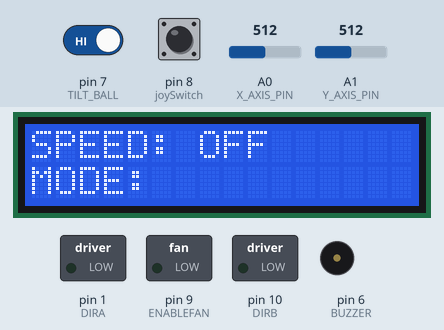
A sketch run on a simulated Arduino Uno, built with avr-gcc and run on an emulated ATmega328P. On the bench: 16×2 character LCD, switched loads named in the sketch (green lamp = pin HIGH), buzzer (waves = sounding). Dashed ring = blinking. The inputs (shaded band) are chosen by the test bench; at power-on: pin 7 (TILT_BALL) HIGH, pin 8 (joySwitch) HIGH, A1 (Y_AXIS_PIN) = 512, A0 (X_AXIS_PIN) = 512.

Above: at 1.2 s.
1.3 s: pin 7 (TILT_BALL) driven LOW
At 3.9 s:
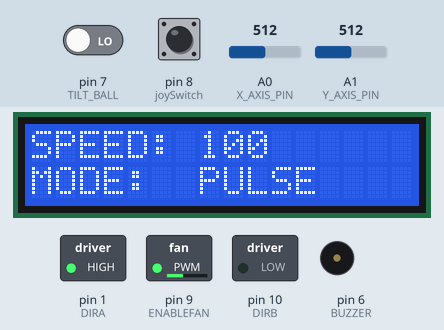
4.3 s: pin 8 (joySwitch) pulled LOW for 3.2 s
At 4.9 s:
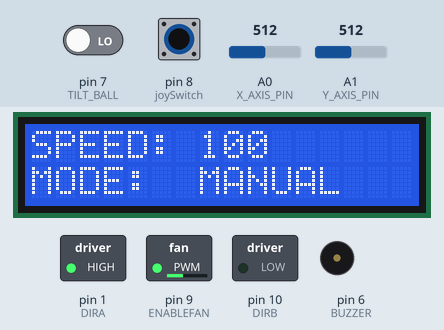
9.0 s: A1 (Y_AXIS_PIN) set to 589
10.7 s: A1 (Y_AXIS_PIN) set to 619
At 11.7 s:
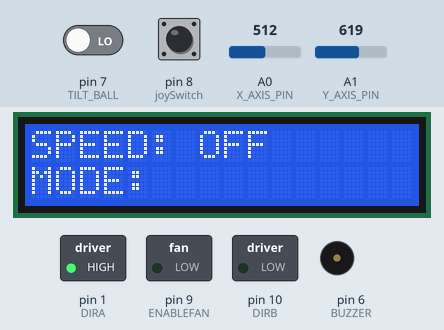
12.3 s: A1 (Y_AXIS_PIN) set to 984
13.8 s: A1 (Y_AXIS_PIN) set to 1018
At 14.61 s:
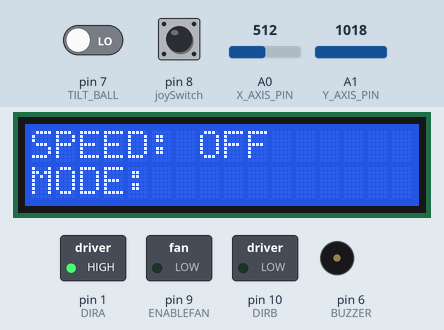
Timing chart, 0 to 16.9 s (numbered marks = the images above; inputs shaded):
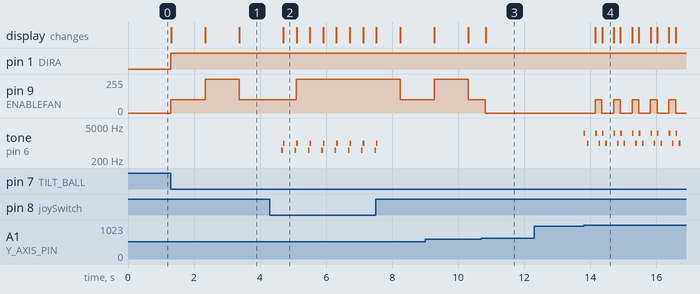

The sketch:

analogjoyfan.ino
```cpp
//Shawn Edwards//////////////////////////////////////////////////////////////////////////////////////
//10/20/2023/////////////////////////////////////////////////////////////////////////////////////////
//Microcontroller Project - Analog Joystick-Controlled Fan with Killswitch///////////////////////////

/*
This project is intended to monitor and safeguard the operation of a DC motor.
Real world application would be industrial settings where large cooling fans are used. We want to be able to manually control as well as automatically control these fans.
In the case that one of these fans were to fall over, the safety mechanism of the tilt ball switch would shut the system down automatically.
In case of failure of the tilt ball switch, the analog joystick provides a killswitch as well.

I had more ambitious ideas for this project, but this is honestly my first time doing one of this scale so I hope this is satisfactory.
I used code from the LiquidCrystal library example codes for my pinout as well as my lcd initialization.
*/
#include <LiquidCrystal.h>

#define ENABLEFAN 9 //l293d enable pin
#define DIRA 1  //l293d input1
#define DIRB 10 //l293d input2
#define TILT_BALL 7 //tiltball switch pin
#define BUZZER 6  //passive buzzer pin
#define joySwitch 8 //analog joystick button switch pin

const int X_AXIS_PIN = A0; //analog joystick X pin
const int Y_AXIS_PIN = A1; //analog joystick Y pin
LiquidCrystal lcd(12, 11, 5, 4, 3, 2); //pinout for lcd

int pulseCycle = 0; //pulse cycle variable I used in my isPulseMode if statement to help with performance
int speed = 0; //speed initially 0
bool isPulseMode = HIGH; //pulse mode is default
bool tiltBallSwitchState = LOW; //tiltballswitch starts in LOW state

void setup() {

  //Declare our inputs and outputs
  pinMode(ENABLEFAN, OUTPUT);
  pinMode(DIRA, OUTPUT);
  pinMode(DIRB, OUTPUT);
  pinMode(TILT_BALL, INPUT_PULLUP);
  pinMode(BUZZER, OUTPUT);
  pinMode(joySwitch, INPUT_PULLUP);

  //initialize the lcd
  lcd.begin(16, 2);
  lcd.print("SPEED: ");
  lcd.setCursor(0, 1);
  lcd.print("MODE: ");

}

void loop() {
  int xValue;
  int yValue;
  static bool power = HIGH;
  // Read the tilt ball switch state
  tiltBallSwitchState = digitalRead(TILT_BALL);

  if (tiltBallSwitchState == HIGH || power == LOW) {
    digitalWrite(ENABLEFAN, LOW); // Turn off the fan
    lcd.setCursor(7, 0);
    lcd.print("OFF       ");
    lcd.setCursor(7,1);
    lcd.print("            ");
    if (analogRead(Y_AXIS_PIN) > 1000) {
      power = !power; // Toggle the power on and off
      tone(BUZZER, 2500, 50);
      delay(100);
      tone(BUZZER, 1000, 50);
      delay(250); // Debounce delay to avoid rapid toggling
    }
  } else {
    // Read the joystick values
    xValue = analogRead(X_AXIS_PIN);
    yValue = analogRead(Y_AXIS_PIN);
    if( yValue > 600)
    {
      power = !power;
    }


    if (digitalRead(joySwitch) == LOW) {
      isPulseMode = !isPulseMode; // Toggle pulse mode on analog joystick button press
      delay(250); // Delay to avoid spamming
      tone(BUZZER, 500, 50); //play a tone when button is pressed
      delay(50);
      tone(BUZZER, 1000, 50);
    }

    if (isPulseMode) {
      // Pulse Mode
      static bool pulse = LOW;
      digitalWrite(DIRA, HIGH);
      digitalWrite(DIRB, LOW);
      //This is where I used pulseCycle variable. I found that if I delayed the pulse cycle with a delay function, the analog and digital read functions were not as responsive
      //In this implementation, every 10 cycles of the program, the pulse mode changes without responsiveness issues regarding the analog and digital read functions.
      if ((pulseCycle % 10) == 0)
      {
        pulse = !pulse;
      }
      speed = pulse ? 100 : 255; //choose speed of fan based on pulse variable state
      analogWrite(ENABLEFAN, speed);
      lcd.setCursor(7,1);
      lcd.print("PULSE      "); //print mode and speed to lcd
      lcd.setCursor(7, 0);
      lcd.print(speed);
      lcd.print("      ");
      pulseCycle++; //Increment pulseCycle variable, once it reaches a multiple of 10, the pulse variable changes states
    } else {
      // Manual Mode
      int Min = 300; // Minimum X value for exclusion
      int Max = 700; // Maximum X value for exclusion
      int speedChange = 0;

      if (xValue < Min) {
        speedChange = map(xValue, 0, Min, -10, 0);
        speed = constrain(speed + speedChange, 0, 255); // Constrain speed between 0 and 255
      } else if (xValue > Max) {
        speedChange = map(xValue, Max, 1023, 0, 10);
        speed = constrain(speed + speedChange, 0, 255); // Constrain speed between 0 and 255
      }


      digitalWrite(DIRA, HIGH); //Set fan direction; change as needed
      digitalWrite(DIRB, LOW);

      analogWrite(ENABLEFAN, speed);
      lcd.setCursor(7, 1);
      lcd.print("MANUAL "); //print mode and speed to lcd
      lcd.setCursor(7,0);
      lcd.print(speed);
      lcd.print("      ");
    }
 // }

    //Play tone when analog joystick exceeds X and Y thresholds respectively
    if (abs(xValue) > 700 || abs(yValue) > 700) {
      tone(BUZZER, 2500, 50);
      delay(100);
      tone(BUZZER, 1000, 50);
    }
    if (abs(xValue) < 300 || abs(yValue) < 300) {
      tone(BUZZER, 1500, 50);
      delay(100);
      tone(BUZZER, 1000, 50);
    }

    delay(100); //Delay just in case
  }
}
```

Measured:
- the behaviour switches between 600 and 601 on A1 (Y_AXIS_PIN) (found by bisection; images 2 and 3)
- the behaviour switches between 1000 and 1001 on A1 (Y_AXIS_PIN) (found by bisection; images 3 and 4)
- after the input at 1.3 s, pin 1 (DIRA): LOW → HIGH at once; pin 9 (ENABLEFAN): 0/255 → 100/255 at once, → 255/255 1.0 s later, → 100/255 1.0 s later; the display: changes at once (image 1)
- after the input at 4.3 s, tone on pin 6 (BUZZER): silent → 500 Hz after 0.35 s, then repeats every 0.40 s: 1000 Hz 0.05 s, silent 0.30 s, 500 Hz 0.05 s, until it stays silent from 7.6 s; the display: changes after 0.40 s (image 2)
- after the input at 10.7 s, pin 9 (ENABLEFAN): 100/255 → 0/255 after 0.12 s; the display: changes after 0.13 s (image 3)
- after the input at 12.3 s, every drawn part: stays the same
- after the input at 13.8 s, pin 9 (ENABLEFAN): alternates 100/255 for 0.20 s and 0/255 for 0.35 s, starting after 0.35 s; tone on pin 6 (BUZZER): silent → 2500 Hz at once, then repeats every 0.56 s: silent 0.05 s, 1000 Hz 0.05 s, silent 0.20 s, 2500 Hz 0.05 s, silent 0.05 s, 1000 Hz 0.05 s, silent 0.05 s, 2500 Hz 0.05 s
- what the display in image 2 shows lasts 0.4 s, from 4.7 s to 5.1 s
